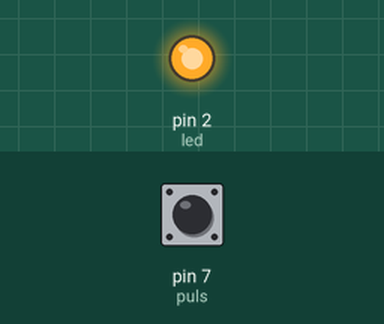
Recording of a sketch running on a simulated Arduino Uno, built with avr-gcc and run on an emulated ATmega328P. Shown: output pins drawn as LEDs (lit = HIGH). The inputs (shaded band) are chosen by the test bench; at power-on: pin 7 (puls) LOW.

Above: at 1.2 s.
1.3 s: pin 7 (puls) pulled HIGH for 0.15 s
At 2.5 s:
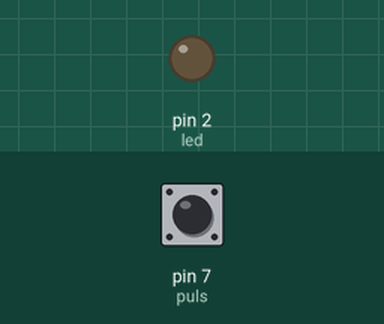
2.9 s: pin 7 (puls) pulled HIGH for 1 s
At 5.0 s:
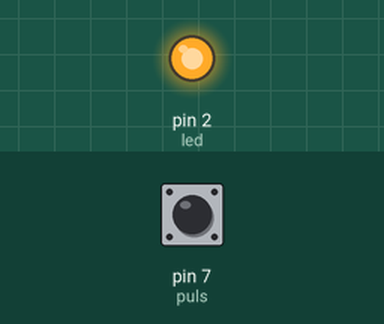
5.4 s: pin 7 (puls) pulled HIGH for 3.2 s
At 9.8 s:
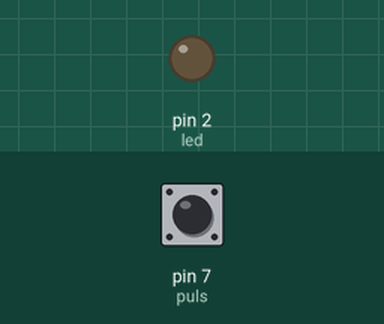
Timing chart, 0 to 11.3 s (numbered marks = the images above; inputs shaded):
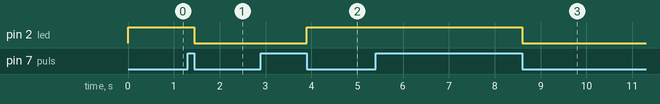

The sketch:

KY_004.ino
```cpp
const int led=2;  //Se declara el led
 int puls=7;    //Se declara el pulsador
bool ESTADO;    //Se declara el estado
void setup() {
  pinMode(led,OUTPUT);    //El led es salida
  pinMode(puls,INPUT);    //El pulsador es entrada
}

void loop() {
  while(digitalRead(puls)==HIGH){   //Mientra se lea que el pulsador está en alto
    }
    ESTADO=digitalRead(led);    //Se lee lo que hay dentro del led
    digitalWrite(led,!ESTADO);    //Se escribe lo contrario del valor leído del led
    while(digitalRead(puls)==LOW){    //Mientras el pulsador esté en bajo
    }
  }
```

Measured:
- after the input at 1.3 s, pin 2 (led): HIGH → LOW after 0.15 s
- after the input at 2.9 s, pin 2 (led): LOW → HIGH after 1.0 s
- after the input at 5.4 s, pin 2 (led): HIGH → LOW after 3.2 s
